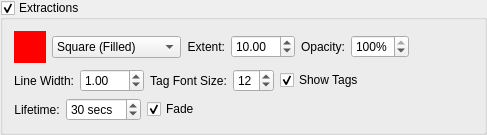
        <widget class="QGroupBox" name="extractionsVisible_" >
         <property name="title" >
          <string>Extractions</string>
         </property>
         <property name="flat" >
          <bool>false</bool>
         </property>
         <property name="checkable" >
          <bool>true</bool>
         </property>
         <property name="checked" >
          <bool>true</bool>
         </property>
         <layout class="QVBoxLayout" >
          <item>
           <layout class="QHBoxLayout" >
            <item>
             <widget class="SideCar::GUI::ColorButtonWidget" name="extractionsColor_" >
              <property name="sizePolicy" >
               <sizepolicy vsizetype="Fixed" hsizetype="Fixed" >
                <horstretch>0</horstretch>
                <verstretch>0</verstretch>
               </sizepolicy>
              </property>
              <property name="minimumSize" >
               <size>
                <width>32</width>
                <height>32</height>
               </size>
              </property>
              <property name="maximumSize" >
               <size>
                <width>32</width>
                <height>32</height>
               </size>
              </property>
              <property name="palette" >
               <palette>
                <active>
                 <colorrole role="WindowText" >
                  <brush brushstyle="SolidPattern" >
                   <color alpha="255" >
                    <red>0</red>
                    <green>0</green>
                    <blue>0</blue>
                   </color>
                  </brush>
                 </colorrole>
                 <colorrole role="Button" >
                  <brush brushstyle="SolidPattern" >
                   <color alpha="255" >
                    <red>255</red>
                    <green>0</green>
                    <blue>0</blue>
                   </color>
                  </brush>
                 </colorrole>
                 <colorrole role="Light" >
                  <brush brushstyle="SolidPattern" >
                   <color alpha="255" >
                    <red>255</red>
                    <green>127</green>
                    <blue>127</blue>
                   </color>
                  </brush>
                 </colorrole>
                 <colorrole role="Midlight" >
                  <brush brushstyle="SolidPattern" >
                   <color alpha="255" >
                    <red>255</red>
                    <green>63</green>
                    <blue>63</blue>
                   </color>
                  </brush>
                 </colorrole>
                 <colorrole role="Dark" >
                  <brush brushstyle="SolidPattern" >
                   <color alpha="255" >
                    <red>127</red>
                    <green>0</green>
                    <blue>0</blue>
                   </color>
                  </brush>
                 </colorrole>
                 <colorrole role="Mid" >
                  <brush brushstyle="SolidPattern" >
                   <color alpha="255" >
                    <red>170</red>
                    <green>0</green>
                    <blue>0</blue>
                   </color>
                  </brush>
                 </colorrole>
                 <colorrole role="Text" >
                  <brush brushstyle="SolidPattern" >
                   <color alpha="255" >
                    <red>0</red>
                    <green>0</green>
                    <blue>0</blue>
                   </color>
                  </brush>
                 </colorrole>
                 <colorrole role="BrightText" >
                  <brush brushstyle="SolidPattern" >
                   <color alpha="255" >
                    <red>255</red>
                    <green>255</green>
                    <blue>255</blue>
                   </color>
                  </brush>
                 </colorrole>
                 <colorrole role="ButtonText" >
                  <brush brushstyle="SolidPattern" >
                   <color alpha="255" >
                    <red>0</red>
                    <green>0</green>
                    <blue>0</blue>
                   </color>
                  </brush>
                 </colorrole>
                 <colorrole role="Base" >
                  <brush brushstyle="SolidPattern" >
                   <color alpha="255" >
                    <red>255</red>
                    <green>255</green>
                    <blue>255</blue>
                   </color>
                  </brush>
                 </colorrole>
                 <colorrole role="Window" >
                  <brush brushstyle="SolidPattern" >
                   <color alpha="255" >
                    <red>255</red>
                    <green>0</green>
                    <blue>0</blue>
                   </color>
                  </brush>
                 </colorrole>
                 <colorrole role="Shadow" >
                  <brush brushstyle="SolidPattern" >
                   <color alpha="255" >
                    <red>0</red>
                    <green>0</green>
                    <blue>0</blue>
                   </color>
                  </brush>
                 </colorrole>
                 <colorrole role="AlternateBase" >
                  <brush brushstyle="SolidPattern" >
                   <color alpha="255" >
                    <red>255</red>
                    <green>127</green>
                    <blue>127</blue>
                   </color>
                  </brush>
                 </colorrole>
                </active>
                <inactive>
                 <colorrole role="WindowText" >
                  <brush brushstyle="SolidPattern" >
                   <color alpha="255" >
                    <red>0</red>
                    <green>0</green>
                    <blue>0</blue>
                   </color>
                  </brush>
                 </colorrole>
                 <colorrole role="Button" >
                  <brush brushstyle="SolidPattern" >
                   <color alpha="255" >
                    <red>255</red>
                    <green>0</green>
                    <blue>0</blue>
                   </color>
                  </brush>
                 </colorrole>
                 <colorrole role="Light" >
                  <brush brushstyle="SolidPattern" >
                   <color alpha="255" >
                    <red>255</red>
                    <green>127</green>
                    <blue>127</blue>
                   </color>
                  </brush>
                 </colorrole>
                 <colorrole role="Midlight" >
                  <brush brushstyle="SolidPattern" >
                   <color alpha="255" >
                    <red>255</red>
                    <green>63</green>
                    <blue>63</blue>
                   </color>
                  </brush>
                 </colorrole>
                 <colorrole role="Dark" >
                  <brush brushstyle="SolidPattern" >
                   <color alpha="255" >
                    <red>127</red>
                    <green>0</green>
                    <blue>0</blue>
                   </color>
                  </brush>
                 </colorrole>
                 <colorrole role="Mid" >
                  <brush brushstyle="SolidPattern" >
                   <color alpha="255" >
                    <red>170</red>
                    <green>0</green>
                    <blue>0</blue>
                   </color>
                  </brush>
                 </colorrole>
                 <colorrole role="Text" >
                  <brush brushstyle="SolidPattern" >
                   <color alpha="255" >
                    <red>0</red>
                    <green>0</green>
                    <blue>0</blue>
                   </color>
                  </brush>
                 </colorrole>
                 <colorrole role="BrightText" >
                  <brush brushstyle="SolidPattern" >
                   <color alpha="255" >
                    <red>255</red>
                    <green>255</green>
                    <blue>255</blue>
                   </color>
                  </brush>
                 </colorrole>
                 <colorrole role="ButtonText" >
                  <brush brushstyle="SolidPattern" >
                   <color alpha="255" >
                    <red>0</red>
                    <green>0</green>
                    <blue>0</blue>
                   </color>
                  </brush>
                 </colorrole>
                 <colorrole role="Base" >
                  <brush brushstyle="SolidPattern" >
                   <color alpha="255" >
                    <red>255</red>
                    <green>255</green>
                    <blue>255</blue>
                   </color>
                  </brush>
                 </colorrole>
                 <colorrole role="Window" >
                  <brush brushstyle="SolidPattern" >
                   <color alpha="255" >
                    <red>255</red>
                    <green>0</green>
                    <blue>0</blue>
                   </color>
                  </brush>
                 </colorrole>
                 <colorrole role="Shadow" >
                  <brush brushstyle="SolidPattern" >
                   <color alpha="255" >
                    <red>0</red>
                    <green>0</green>
                    <blue>0</blue>
                   </color>
                  </brush>
                 </colorrole>
                 <colorrole role="AlternateBase" >
                  <brush brushstyle="SolidPattern" >
                   <color alpha="255" >
                    <red>255</red>
                    <green>127</green>
                    <blue>127</blue>
                   </color>
                  </brush>
                 </colorrole>
                </inactive>
                <disabled>
                 <colorrole role="WindowText" >
                  <brush brushstyle="SolidPattern" >
                   <color alpha="255" >
                    <red>127</red>
                    <green>0</green>
                    <blue>0</blue>
                   </color>
                  </brush>
                 </colorrole>
                 <colorrole role="Button" >
                  <brush brushstyle="SolidPattern" >
                   <color alpha="255" >
                    <red>255</red>
                    <green>0</green>
                    <blue>0</blue>
                   </color>
                  </brush>
                 </colorrole>
                 <colorrole role="Light" >
                  <brush brushstyle="SolidPattern" >
                   <color alpha="255" >
                    <red>255</red>
                    <green>127</green>
                    <blue>127</blue>
                   </color>
                  </brush>
                 </colorrole>
                 <colorrole role="Midlight" >
                  <brush brushstyle="SolidPattern" >
                   <color alpha="255" >
                    <red>255</red>
                    <green>63</green>
                    <blue>63</blue>
                   </color>
                  </brush>
                 </colorrole>
                 <colorrole role="Dark" >
                  <brush brushstyle="SolidPattern" >
                   <color alpha="255" >
                    <red>127</red>
                    <green>0</green>
                    <blue>0</blue>
                   </color>
                  </brush>
                 </colorrole>
                 <colorrole role="Mid" >
                  <brush brushstyle="SolidPattern" >
                   <color alpha="255" >
                    <red>170</red>
                    <green>0</green>
                    <blue>0</blue>
                   </color>
                  </brush>
                 </colorrole>
                 <colorrole role="Text" >
                  <brush brushstyle="SolidPattern" >
                   <color alpha="255" >
                    <red>127</red>
                    <green>0</green>
                    <blue>0</blue>
                   </color>
                  </brush>
                 </colorrole>
                 <colorrole role="BrightText" >
                  <brush brushstyle="SolidPattern" >
                   <color alpha="255" >
                    <red>255</red>
                    <green>255</green>
                    <blue>255</blue>
                   </color>
                  </brush>
                 </colorrole>
                 <colorrole role="ButtonText" >
                  <brush brushstyle="SolidPattern" >
                   <color alpha="255" >
                    <red>127</red>
                    <green>0</green>
                    <blue>0</blue>
                   </color>
                  </brush>
                 </colorrole>
                 <colorrole role="Base" >
                  <brush brushstyle="SolidPattern" >
                   <color alpha="255" >
                    <red>255</red>
                    <green>0</green>
                    <blue>0</blue>
                   </color>
                  </brush>
                 </colorrole>
                 <colorrole role="Window" >
                  <brush brushstyle="SolidPattern" >
                   <color alpha="255" >
                    <red>255</red>
                    <green>0</green>
                    <blue>0</blue>
                   </color>
                  </brush>
                 </colorrole>
                 <colorrole role="Shadow" >
                  <brush brushstyle="SolidPattern" >
                   <color alpha="255" >
                    <red>0</red>
                    <green>0</green>
                    <blue>0</blue>
                   </color>
                  </brush>
                 </colorrole>
                 <colorrole role="AlternateBase" >
                  <brush brushstyle="SolidPattern" >
                   <color alpha="255" >
                    <red>255</red>
                    <green>0</green>
                    <blue>0</blue>
                   </color>
                  </brush>
                 </colorrole>
                </disabled>
               </palette>
              </property>
              <property name="autoFillBackground" >
               <bool>true</bool>
              </property>
              <property name="autoDefault" >
               <bool>false</bool>
              </property>
              <property name="flat" >
               <bool>true</bool>
              </property>
             </widget>
            </item>
            <item>
             <widget class="SideCar::GUI::PlotSymbolWidget" name="extractionsSymbolType_" >
              <property name="currentIndex" >
               <number>6</number>
              </property>
              <item>
               <property name="text" >
                <string>Cross</string>
               </property>
              </item>
              <item>
               <property name="text" >
                <string>Cross+Square</string>
               </property>
              </item>
              <item>
               <property name="text" >
                <string>Diamond (Filled)</string>
               </property>
              </item>
              <item>
               <property name="text" >
                <string>Diamond (Hollow)</string>
               </property>
              </item>
              <item>
               <property name="text" >
                <string>Plus</string>
               </property>
              </item>
              <item>
               <property name="text" >
                <string>Plus+Diamond</string>
               </property>
              </item>
              <item>
               <property name="text" >
                <string>Square (Filled)</string>
               </property>
              </item>
              <item>
               <property name="text" >
                <string>Sqaure (Hollow)</string>
               </property>
              </item>
              <item>
               <property name="text" >
                <string>Triangle (Filled)</string>
               </property>
              </item>
              <item>
               <property name="text" >
                <string>Triangle (Hollow)</string>
               </property>
              </item>
              <item>
               <property name="text" >
                <string>Dagger (Filled)</string>
               </property>
              </item>
              <item>
               <property name="text" >
                <string>Dagger (Hollow)</string>
               </property>
              </item>
             </widget>
            </item>
            <item>
             <widget class="QLabel" name="label_13" >
              <property name="text" >
               <string>Extent:</string>
              </property>
              <property name="alignment" >
               <set>Qt::AlignRight|Qt::AlignTrailing|Qt::AlignVCenter</set>
              </property>
             </widget>
            </item>
            <item>
             <widget class="QDoubleSpinBox" name="extractionsExtent_" >
              <property name="keyboardTracking" >
               <bool>false</bool>
              </property>
              <property name="minimum" >
               <double>0.100000000000000</double>
              </property>
              <property name="maximum" >
               <double>100.000000000000000</double>
              </property>
              <property name="singleStep" >
               <double>0.100000000000000</double>
              </property>
              <property name="value" >
               <double>10.000000000000000</double>
              </property>
             </widget>
            </item>
            <item>
             <widget class="QLabel" name="label_50" >
              <property name="text" >
               <string>Opacity:</string>
              </property>
              <property name="alignment" >
               <set>Qt::AlignRight|Qt::AlignTrailing|Qt::AlignVCenter</set>
              </property>
             </widget>
            </item>
            <item>
             <widget class="QSpinBox" name="extractionsOpacity_" >
              <property name="keyboardTracking" >
               <bool>false</bool>
              </property>
              <property name="suffix" >
               <string>%</string>
              </property>
              <property name="maximum" >
               <number>100</number>
              </property>
              <property name="value" >
               <number>100</number>
              </property>
             </widget>
            </item>
            <item>
             <spacer>
              <property name="orientation" >
               <enum>Qt::Horizontal</enum>
              </property>
              <property name="sizeHint" >
               <size>
                <width>20</width>
                <height>20</height>
               </size>
              </property>
             </spacer>
            </item>
           </layout>
          </item>
          <item>
           <layout class="QHBoxLayout" >
            <item>
             <widget class="QLabel" name="label_35" >
              <property name="text" >
               <string>Line Width:</string>
              </property>
              <property name="alignment" >
               <set>Qt::AlignRight|Qt::AlignTrailing|Qt::AlignVCenter</set>
              </property>
             </widget>
            </item>
            <item>
             <widget class="QDoubleSpinBox" name="extractionsLineWidth_" >
              <property name="keyboardTracking" >
               <bool>false</bool>
              </property>
              <property name="minimum" >
               <double>0.100000000000000</double>
              </property>
              <property name="maximum" >
               <double>100.000000000000000</double>
              </property>
              <property name="singleStep" >
               <double>0.100000000000000</double>
              </property>
              <property name="value" >
               <double>1.000000000000000</double>
              </property>
             </widget>
            </item>
            <item>
             <widget class="QLabel" name="label_920" >
              <property name="text" >
               <string>Tag Font Size:</string>
              </property>
              <property name="alignment" >
               <set>Qt::AlignCenter</set>
              </property>
             </widget>
            </item>
            <item>
             <widget class="QSpinBox" name="extractionsTagSize_" >
              <property name="toolTip" >
               <string>Degrees ahead of last azimuth report to begin dropping previous extraction reports.</string>
              </property>
              <property name="keyboardTracking" >
               <bool>false</bool>
              </property>
              <property name="suffix" >
               <string/>
              </property>
              <property name="minimum" >
               <number>8</number>
              </property>
              <property name="maximum" >
               <number>24</number>
              </property>
              <property name="singleStep" >
               <number>1</number>
              </property>
              <property name="value" >
               <number>12</number>
              </property>
             </widget>
            </item>
            <item>
             <widget class="QCheckBox" name="extractionsShowTags_" >
              <property name="text" >
               <string>Show Tags</string>
              </property>
              <property name="checked" >
               <bool>true</bool>
              </property>
             </widget>
            </item>
            <item>
             <spacer>
              <property name="orientation" >
               <enum>Qt::Horizontal</enum>
              </property>
              <property name="sizeHint" >
               <size>
                <width>63</width>
                <height>16</height>
               </size>
              </property>
             </spacer>
            </item>
           </layout>
          </item>
          <item>
           <layout class="QHBoxLayout" >
            <item>
             <widget class="QLabel" name="label_18" >
              <property name="text" >
               <string>Lifetime:</string>
              </property>
              <property name="alignment" >
               <set>Qt::AlignCenter</set>
              </property>
             </widget>
            </item>
            <item>
             <widget class="QSpinBox" name="extractionsLifeTime_" >
              <property name="toolTip" >
               <string>Degrees ahead of last azimuth report to begin  dropping previous extraction reports.</string>
              </property>
              <property name="keyboardTracking" >
               <bool>false</bool>
              </property>
              <property name="suffix" >
               <string> secs</string>
              </property>
              <property name="minimum" >
               <number>10</number>
              </property>
              <property name="maximum" >
               <number>999</number>
              </property>
              <property name="singleStep" >
               <number>1</number>
              </property>
              <property name="value" >
               <number>30</number>
              </property>
             </widget>
            </item>
            <item>
             <widget class="QCheckBox" name="extractionsFadeEnabled_" >
              <property name="text" >
               <string>Fade</string>
              </property>
              <property name="checked" >
               <bool>true</bool>
              </property>
             </widget>
            </item>
            <item>
             <spacer>
              <property name="orientation" >
               <enum>Qt::Horizontal</enum>
              </property>
              <property name="sizeHint" >
               <size>
                <width>273</width>
                <height>16</height>
               </size>
              </property>
             </spacer>
            </item>
           </layout>
          </item>
         </layout>
        </widget>
